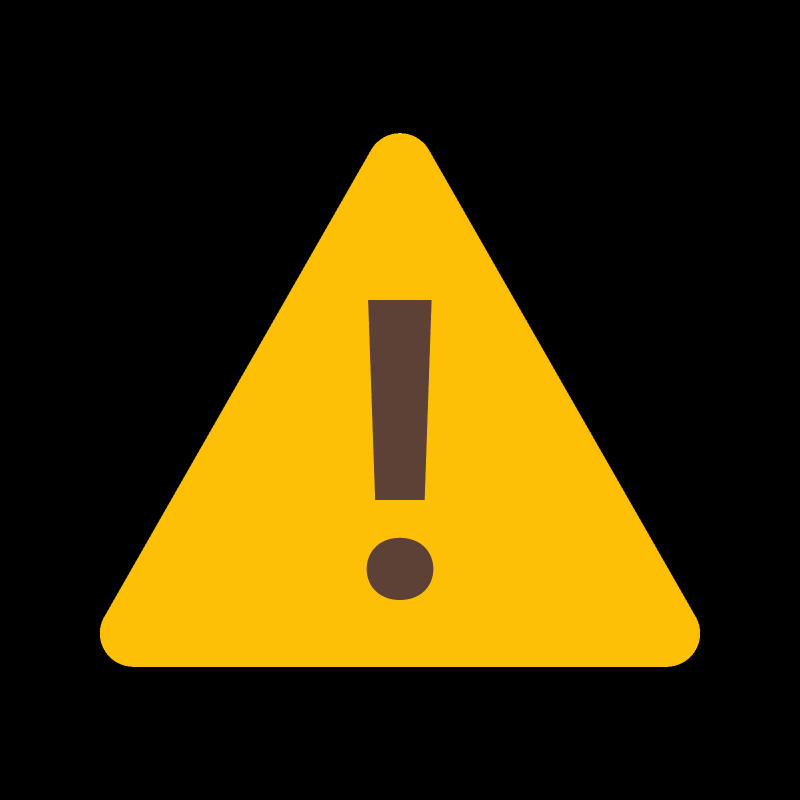
#> input picture backend/warn.png, 1600 x 1600 px (shown at 1/2 size)
$ python main.py
#> lines starting #> are read from the running program, lines starting #| are printed output that depends on the picture
import cv2
import matplotlib.pyplot as plt
import numpy as np

# Ładowanie i przygotowanie obrazów
warnImage = cv2.imread('../../warn.png')
#> warnImage is the input picture: shape (1600, 1600, 3); mean B, G, R 3.1, 51.6, 68.5
warnImage = cv2.cvtColor(warnImage, cv2.COLOR_BGR2RGB)
warnImage = cv2.resize(warnImage, (100, 100))  # Rozmiar ikony
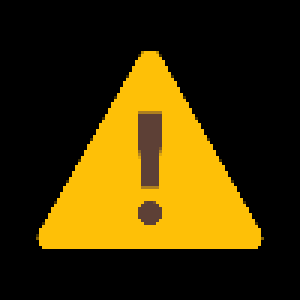
#> warnImage: shape (100, 100, 3) (shown 3 times larger); mean R, G, B 67.8, 51.1, 3

img = cv2.imread('../../images/outputs/img_1.png')
#> (the run stopped early here; a loop or call above may not have finished)
